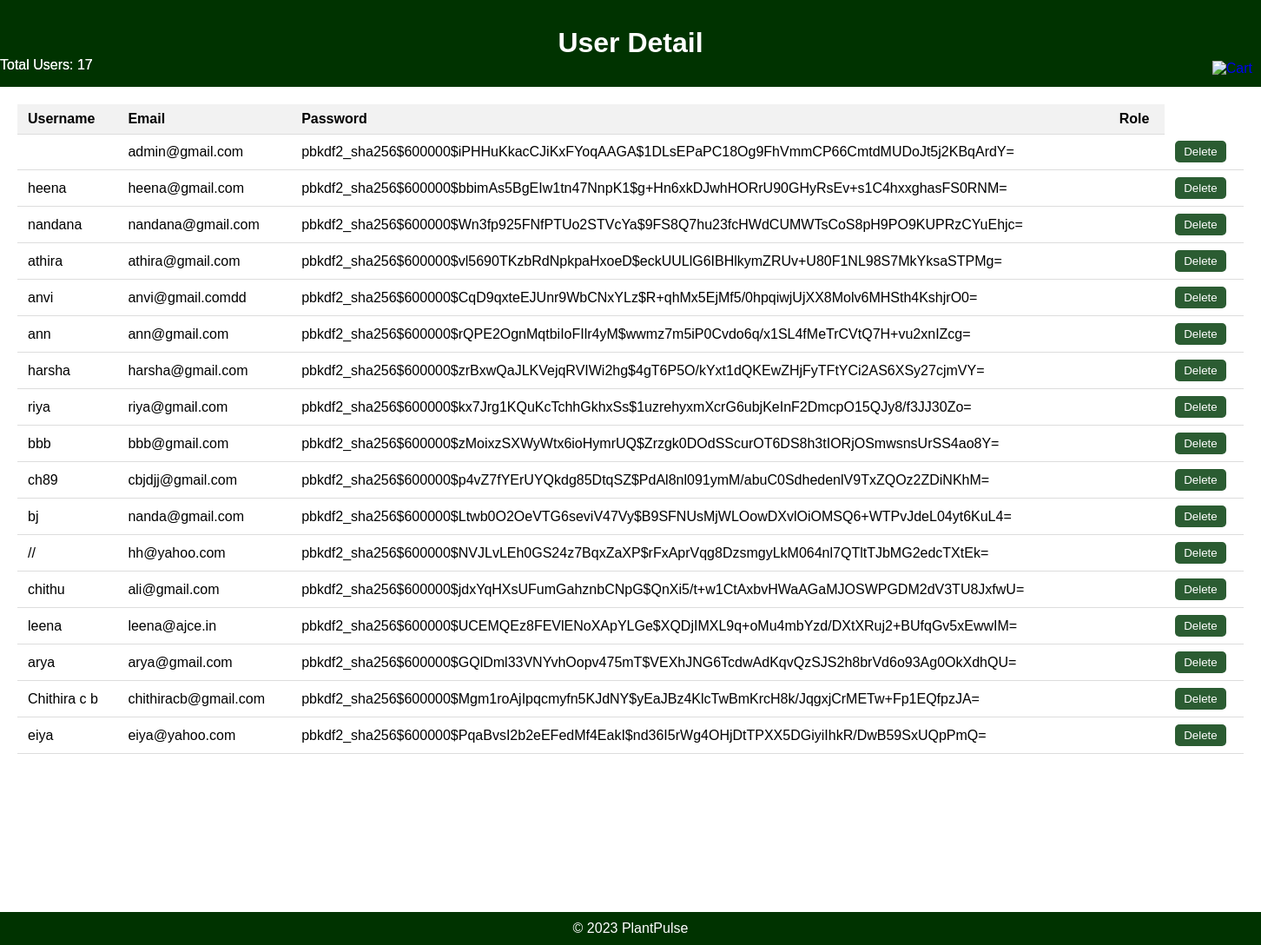
The app's page /user_r, older data.
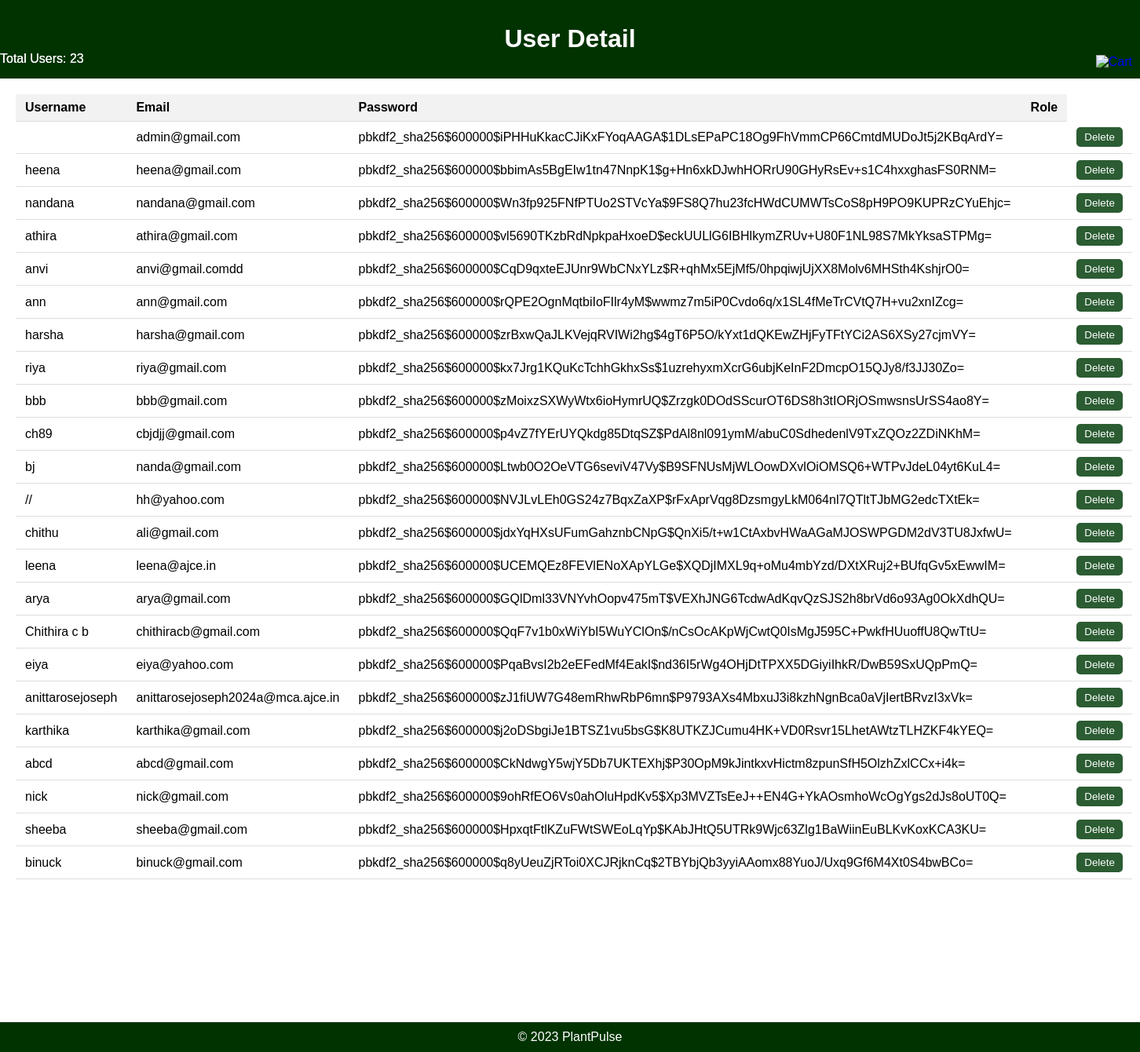
The same page, newer data.
### firstapp/models.py (models this page shows, shortened)
class CustomUser(AbstractUser):
    ADMIN = 1
    CUSTOMER = 2
    DELIVERYTEAM = 3
    USER_TYPES = (
        (ADMIN, 'Admin'),
        (CUSTOMER, 'Customer'),
        (DELIVERYTEAM, 'Deliveryteam')
    )
    user_types = models.PositiveSmallIntegerField(choices=USER_TYPES,default='2')
    fullName = models.CharField(max_length=50)
    email = models.EmailField(max_length=100, unique=True)
    phone = models.CharField(max_length=12, blank=True)
    password = models.CharField(max_length=128)
    is_admin = models.BooleanField(default=False)
    is_staff = models.BooleanField(default=False)
    is_active = models.BooleanField(default=True)
    is_superadmin = models.BooleanField(default=False)
    objects = UserManager()

### firstapp/views.py (the view)
# urls.py: path('user_r', views.user_r, name='user_r'),
def user_r(request):
    user_s = CustomUser.objects.all()  # Fetch all products
    return render(request, 'user.html', {'user_s': user_s})

### templates/user.html (shortened to what this page needs)
{% load static %}
<!DOCTYPE html>
<html lang="en">
<head>
</head>
<body>
    <div class="header">
        <h1>User Detail</h1>
            <a href="{% url 'adminpanel' %}"><img src="{% static 'images/log4.png' %}" alt="Cart" class="Cart-icon" style="margin-right: 10px;"></a>
            <div class="user_no">
                <p>Total Users: {{ user_s|length }}</p>
            </div>
    </div>
    <div class="container">
        <table>
            <tr>
                <th>Username</th>
                <th>Email</th>
                <th>Password</th>
                <th>Role</th>
            </tr>
            {% for user in user_s %}
            <tr>
                <td>{{ user.fullName }}</td>
                <td>{{ user.email }}</td>
                <td>{{ user.password }}</td>
                <td>{{ user.role }}</td>
                <td>
                    <form action="{% url 'delete_user' user.id %}" method="post">
                        <button type="submit" class="delete-button">Delete</button>
                    </form>
                </td>
            </tr>
            {% endfor %}
            <div class="user_no">
                <p>Total Users: {{ user_s|length }}</p>
            </div>
        </table>
    </div>
<br><br><br><br><br><br><br><br><br>
    <div class="footer">
        &copy; 2023 PlantPulse
    </div>
</body>
</html>

Row changes from the older to the newer data that the page shows:
changed CustomUser "Chithira c b": password "pbkdf2_sha256$600000$Mgm1roAjIpqcmyfn5KJdNY$yEaJBz4KlcTwBmKrcH8k/JqgxjCrMETw+Fp1EQfpzJA=" → "pbkdf2_sha256$600000$QqF7v1b0xWiYbI5WuYClOn$/nCsOcAKpWjCwtQ0IsMgJ595C+PwkfHUuoffU8QwTtU="
added CustomUser: fullName "anittarosejoseph", email "anittarosejoseph2024a@mca.ajce.in", password "pbkdf2_sha256$600000$zJ1fiUW7G48emRhwRbP6mn$P9793AXs4MbxuJ3i8kzhNgnBca0aVjIertBRvzI3xVk="
added CustomUser: fullName "karthika", email "karthika@gmail.com", password "pbkdf2_sha256$600000$j2oDSbgiJe1BTSZ1vu5bsG$K8UTKZJCumu4HK+VD0Rsvr15LhetAWtzTLHZKF4kYEQ="
added CustomUser: fullName "abcd", email "abcd@gmail.com", password "pbkdf2_sha256$600000$CkNdwgY5wjY5Db7UKTEXhj$P30OpM9kJintkxvHictm8zpunSfH5OlzhZxlCCx+i4k="
added CustomUser: fullName "nick", email "nick@gmail.com", password "pbkdf2_sha256$600000$9ohRfEO6Vs0ahOluHpdKv5$Xp3MVZTsEeJ++EN4G+YkAOsmhoWcOgYgs2dJs8oUT0Q="
added CustomUser: fullName "sheeba", email "sheeba@gmail.com", password "pbkdf2_sha256$600000$HpxqtFtlKZuFWtSWEoLqYp$KAbJHtQ5UTRk9Wjc63Zlg1BaWiinEuBLKvKoxKCA3KU="
added CustomUser: fullName "binuck", email "binuck@gmail.com", password "pbkdf2_sha256$600000$q8yUeuZjRToi0XCJRjknCq$2TBYbjQb3yyiAAomx88YuoJ/Uxq9Gf6M4Xt0S4bwBCo="
Text that changed along with them:
{{ user_s|length }}: "17" → "23"
